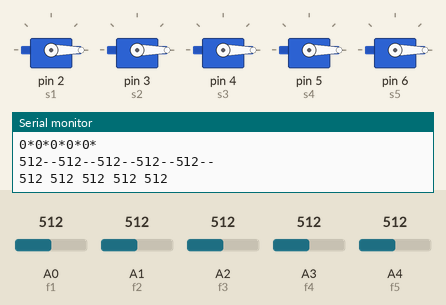
Recording of a sketch running on a simulated Arduino Uno, built with avr-gcc and run on an emulated ATmega328P. Shown: 5 × servo, the last lines printed to the serial monitor. The inputs (shaded band) are chosen by the test bench; at power-on: A1 (f2) = 512, A0 (f1) = 512, A2 (f3) = 512, A3 (f4) = 512, A4 (f5) = 512.

Above: at 1.2 s.
1.3 s: A1 (f2) set to 716
At 2.8 s:
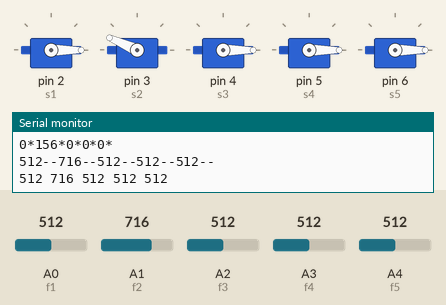
3.1 s: A0 (f1) set to 992
At 3.6 s:
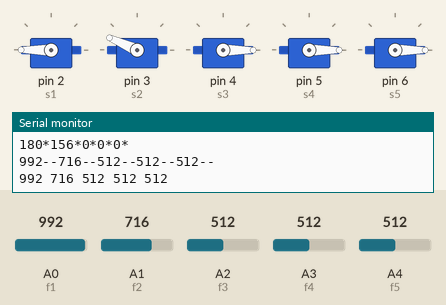
4.7 s: A2 (f3) set to 992
At 5.4 s:
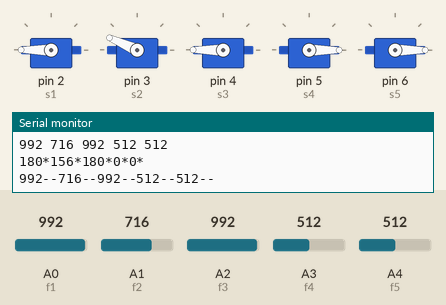
6.3 s: A3 (f4) set to 992
At 7.2 s:
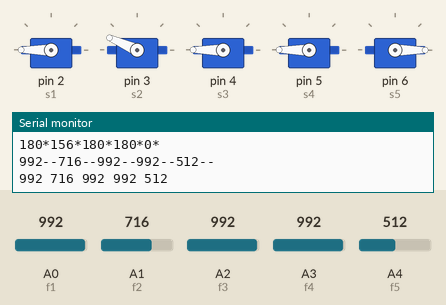
7.9 s: A4 (f5) set to 992
At 9.1 s:
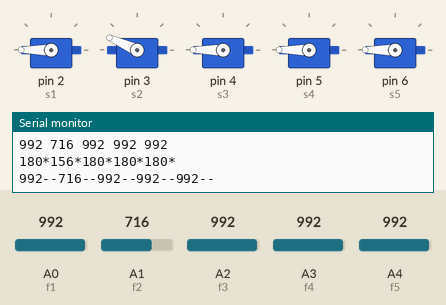
9.5 s: A0 (f1) set to 716
At 10.9 s:
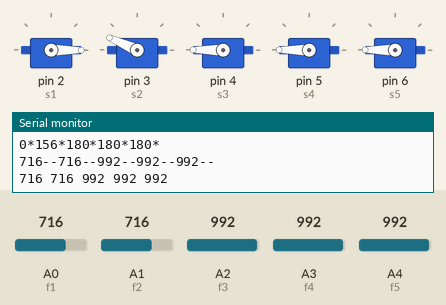
Timing chart, 0 to 12.1 s (numbered marks = the images above; inputs shaded):
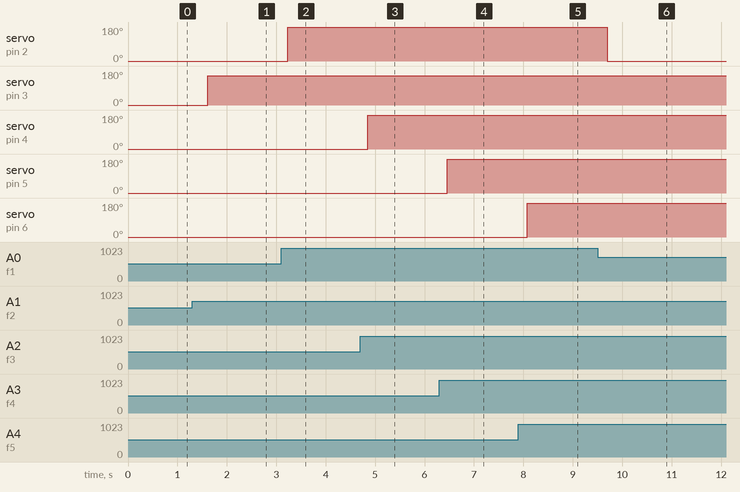

The sketch:

final_code.ino
```cpp
#include <Servo.h>

//creating servo object
Servo s1; //defining servo
Servo s2; //defining servo
Servo s3; //defining servo
Servo s4; //defining servo
Servo s5; //defining servo

int f1 = A0; //pin A0 to read analogue input thumb
int f2 = A1; //pin A1 to read analogue input middle
int f3 = A2; //pin A2 to read analogue input index
int f4 = A3; //pin A3 to read analogue input pinkey
int f5 = A4; //pin A4 to read analogue input ring
;
void setup()
{
  Serial.begin(9600);
  s1.attach(2); //attaching servo to used pin 2
  s2.attach(3); //attaching servo to used pin 3
  s3.attach(4); //attaching servo to used pin 4
  s4.attach(5); //attaching servo to used pin 5
  s5.attach(6); //attaching servo to used pin 6
}


void loop()
{
  //two int variabled declared    //thumb
  int f1_position;  //stores values used for flex sensor reading
  int s1_position;  //stores values for the servo motor position
  f1_position = analogRead(f1); //reads the analog value from flex sensor connected to pin flex1and assigns it to flex1_position
  s1_position = map(f1_position, 730, 795, 0,180);  //maps the reading from flex1_position from range 840-900 to range 180-0
  s1_position = constrain(s1_position, 0, 180);  //ensures calue of flex1_position remains in range 0-180
  s1.write(s1_position);// position of servo motor matched on found specified range

  int f3_position;  // index
  int s3_position;
  f3_position = analogRead(f3);
  s3_position = map(f3_position, 725, 795, 0, 180);
  s3_position = constrain(s3_position, 0, 180);
  s3.write(s3_position);

  int f2_position;  //middle
  int s2_position;
  f2_position = analogRead(f2);
  s2_position = map(f2_position, 690, 720, 0, 180);
  s2_position = constrain(s2_position, 0, 180);
  s2.write(s2_position);

  int f5_position;  //ring
  int s5_position;
  f5_position = analogRead(f5);
  s5_position = map(f5_position, 780, 884, 0, 180);
  s5_position = constrain(s5_position, 0, 180);
  s5.write(s5_position);


  int f4_position;  // pinkey
  int s4_position;
  f4_position = analogRead(f4);
  s4_position = map(f4_position, 735,778, 0, 180);
  s4_position = constrain(s4_position, 0, 180);
  s4.write(s4_position);


// testing code on serial monitor

Serial.print(s1_position);
Serial.print("*");
Serial.print(s2_position);
Serial.print("*");
Serial.print(s3_position);
Serial.print("*");
Serial.print(s4_position);
Serial.print("*");
Serial.print(s5_position);
Serial.println("*");


Serial.print(f1_position);
Serial.print("--");
Serial.print(f2_position);
Serial.print("--");
Serial.print(f3_position);
Serial.print("--");
Serial.print(f4_position);
Serial.print("--");
Serial.print(f5_position);
Serial.println("--");

  delay(300);

  int y1 = analogRead(A0);
  int y2 = analogRead(A1);
  int y3 = analogRead(A2);
  int y4 = analogRead(A3);
  int y5 = analogRead(A4);

  Serial.print(y1);
  Serial.print(" ");
  Serial.print(y2);
  Serial.print(" ");
  Serial.print(y3);
  Serial.print(" ");
  Serial.print(y4);
  Serial.print(" ");
  Serial.println(y5);

  delay(100);

}
```

Measured:
- after the input at 1.3 s, servo on pin 3 (s2): 0° → 156° after 0.32 s
- after the input at 3.1 s, servo on pin 2 (s1): 0° → 180° after 0.13 s
- after the input at 4.7 s, servo on pin 4 (s3): 0° → 180° after 0.15 s
- after the input at 6.3 s, servo on pin 5 (s4): 0° → 180° after 0.16 s
- after the input at 7.9 s, servo on pin 6 (s5): 0° → 180° after 0.18 s
- after the input at 9.5 s, servo on pin 2 (s1): 180° → 0° after 0.20 s
